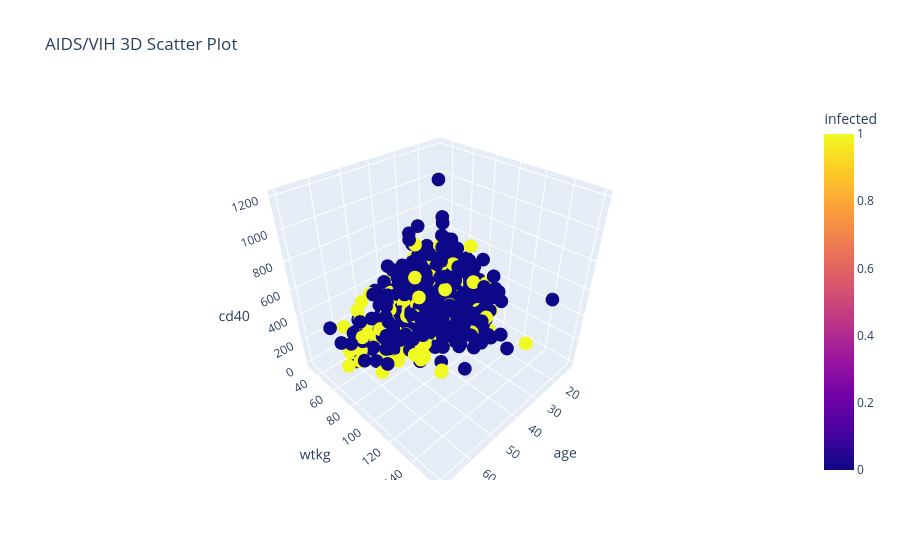

The notebook cell this image was saved under:
### Code cell
fig = px.scatter_3d(data1, x='age', y='wtkg', z='cd40',
                     color='infected', title='AIDS/VIH 3D Scatter Plot')
fig.show()

### Figure 1 — Plotly figure (JSON) as saved in the notebook; plotly's stock layout.template omitted (floating-point values rounded to 4 significant figures; data arrays with more than 128 entries replaced by an {"elided": "..."} marker saying what was removed)
{"data": [{"hovertemplate": "age=%{x}<br>wtkg=%{y}<br>cd40=%{z}<br>infected=%{marker.color}<extra></extra>", "legendgroup": "", "marker": {"color": {"elided": "2139 int values"}, "coloraxis": "coloraxis", "symbol": "circle"}, "mode": "markers", "name": "", "scene": "scene", "showlegend": false, "type": "scatter3d", "x": {"elided": "2139 int values"}, "y": {"elided": "2139 float values"}, "z": {"elided": "2139 int values"}}], "layout": {"coloraxis": {"colorbar": {"title": {"text": "infected"}}, "colorscale": [[0, "#0d0887"], [0.1111, "#46039f"], [0.2222, "#7201a8"], [0.3333, "#9c179e"], [0.4444, "#bd3786"], [0.5556, "#d8576b"], [0.6667, "#ed7953"], [0.7778, "#fb9f3a"], [0.8889, "#fdca26"], [1, "#f0f921"]]}, "legend": {"tracegroupgap": 0}, "scene": {"domain": {"x": [0, 1], "y": [0, 1]}, "xaxis": {"title": {"text": "age"}}, "yaxis": {"title": {"text": "wtkg"}}, "zaxis": {"title": {"text": "cd40"}}}, "title": {"text": "AIDS/VIH 3D Scatter Plot"}}}
